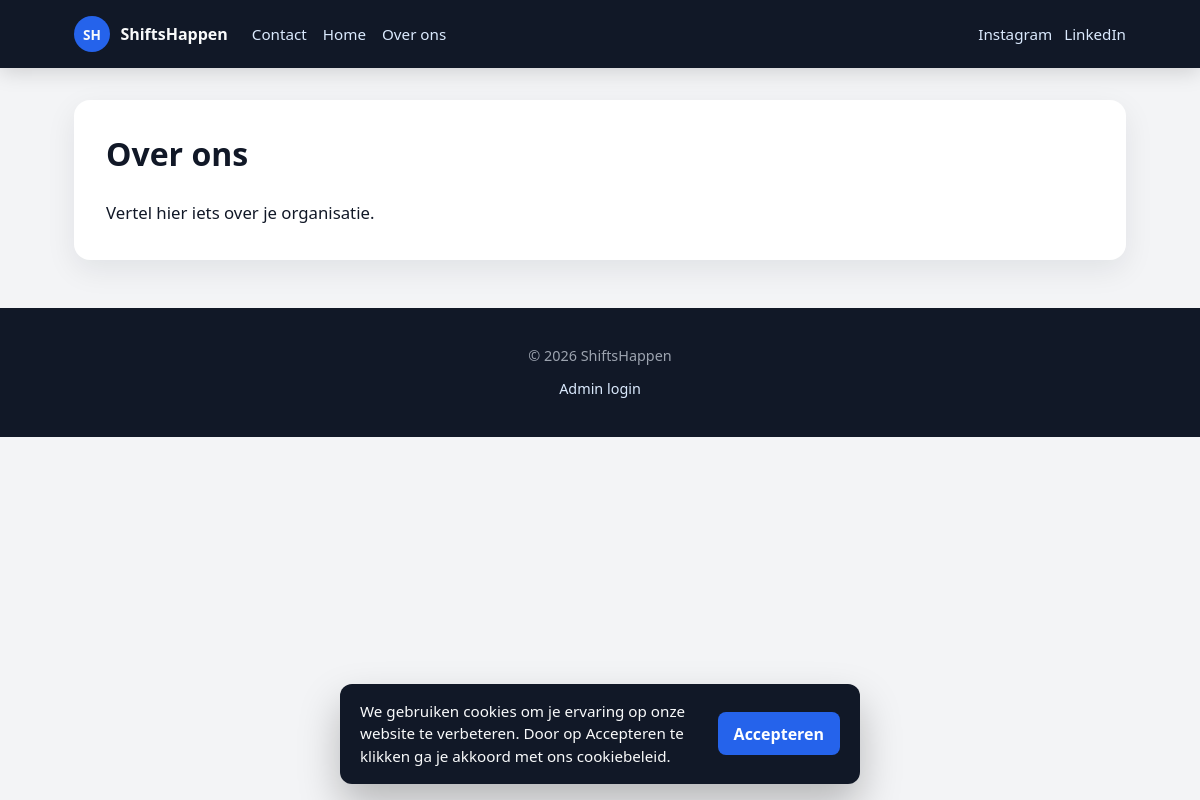
Screenshot of /views/pages.php?slug=over-ons with the database file from the repository.
### tables this page shows
CREATE TABLE IF NOT EXISTS `paginas` (
  `id` INT UNSIGNED NOT NULL AUTO_INCREMENT,
  `titel` VARCHAR(200) NOT NULL,
  `slug` VARCHAR(200) NOT NULL,
  `inhoud` TEXT NOT NULL,
  `heeft_contactformulier` TINYINT(1) NOT NULL DEFAULT 0,
  `body_bg` VARCHAR(20) DEFAULT NULL,
  `page_bg` VARCHAR(20) DEFAULT NULL,
  `page_text_color` VARCHAR(20) DEFAULT NULL,
  `footer_bg` VARCHAR(20) DEFAULT NULL,
  `footer_text` VARCHAR(20) DEFAULT NULL,
  `created_at` TIMESTAMP NOT NULL DEFAULT CURRENT_TIMESTAMP,
  `updated_at` TIMESTAMP NOT NULL DEFAULT CURRENT_TIMESTAMP ON UPDATE CURRENT_TIMESTAMP,
  PRIMARY KEY (`id`),
  UNIQUE KEY `slug` (`slug`)
);

CREATE TABLE IF NOT EXISTS `socials` (
  `id` INT UNSIGNED NOT NULL AUTO_INCREMENT,
  `platform` VARCHAR(100) NOT NULL,
  `url` VARCHAR(500) NOT NULL,
  `volgorde` INT NOT NULL DEFAULT 0,
  PRIMARY KEY (`id`)
);

CREATE TABLE IF NOT EXISTS `site_settings` (
  `id` TINYINT UNSIGNED NOT NULL DEFAULT 1,
  `header_bg` VARCHAR(20) NOT NULL DEFAULT '#111827',
  `header_text` VARCHAR(20) NOT NULL DEFAULT '#f9fafb',
  `header_link` VARCHAR(20) NOT NULL DEFAULT '#dbeafe',
  `body_bg` VARCHAR(20) NOT NULL DEFAULT '#f3f4f6',
  `page_bg` VARCHAR(20) NOT NULL DEFAULT '#ffffff',
  `accent_color` VARCHAR(20) NOT NULL DEFAULT '#2563eb',
  `footer_bg` VARCHAR(20) NOT NULL DEFAULT '#111827',
  `footer_text` VARCHAR(20) NOT NULL DEFAULT '#9ca3af',
  `cookie_enabled` TINYINT(1) NOT NULL DEFAULT 1,
  `cookie_tekst` TEXT NOT NULL,
  `cookie_button_text` VARCHAR(100) NOT NULL DEFAULT 'Accepteren',
  `cookie_bg` VARCHAR(20) NOT NULL DEFAULT '#111827',
  `cookie_text_color` VARCHAR(20) NOT NULL DEFAULT '#f9fafb',
  `cookie_button_bg` VARCHAR(20) NOT NULL DEFAULT '#2563eb',
  `cookie_button_text_color` VARCHAR(20) NOT NULL DEFAULT '#ffffff',
  PRIMARY KEY (`id`)
);

### core/config.php (called while the page is built, shortened)
<?php
function url(string $path = ''): string
{
    return BASE_PATH . '/' . ltrim($path, '/');
}
function asset(string $path): string
{
    return url('assets/' . ltrim($path, '/'));
}
function view(string $path): string
{
    return url('views/' . ltrim($path, '/'));
}

### core/db_connect.php (called while the page is built, shortened)
<?php
require_once __DIR__ . '/config.php';
function testInput(string $data): string
{
    $data = trim($data);
    $data = stripslashes($data);
    return htmlspecialchars($data, ENT_QUOTES, 'UTF-8');
}

### core/site_settings.php (called while the page is built, shortened)
<?php
function defaultSiteSettings(): array
{
    return [
        'id' => 1,
        'header_bg' => '#111827',
        'header_text' => '#f9fafb',
        'header_link' => '#dbeafe',
        'body_bg' => '#f3f4f6',
        'page_bg' => '#ffffff',
        'accent_color' => '#2563eb',
        'footer_bg' => '#111827',
        'footer_text' => '#9ca3af',
        'cookie_enabled' => 1,
        'cookie_tekst' => 'We gebruiken cookies om je ervaring op onze website te verbeteren. Door op Accepteren te klikken ga je akkoord met ons cookiebeleid.',
        'cookie_button_text' => 'Accepteren',
        'cookie_bg' => '#111827',
        'cookie_text_color' => '#f9fafb',
        'cookie_button_bg' => '#2563eb',
        'cookie_button_text_color' => '#ffffff',
    ];
}
function getSiteSettings(mysqli $con): array
{
    $result = $con->query('SELECT * FROM site_settings WHERE id = 1');
    if ($result && $row = $result->fetch_assoc()) {
        return array_merge(defaultSiteSettings(), $row);
    }
    return defaultSiteSettings();
}

### views/pages.php (the view, shortened to what this page needs)
<?php
require_once __DIR__ . '/../core/db_connect.php';
require_once __DIR__ . '/../core/page_grid.php';
$paginaGrid = [];
$slug = trim($_GET['slug'] ?? '');
$pageId = (int) ($_GET['id'] ?? 0);
if ($slug !== '') {
    $stmt = $con->prepare(
        'SELECT id, titel, slug, inhoud, heeft_contactformulier, body_bg, page_bg, page_text_color, footer_bg, footer_text
         FROM paginas WHERE slug = ?'
    );
    $stmt->bind_param('s', $slug);
} elseif ($pageId > 0) {
    $stmt = $con->prepare(
        'SELECT id, titel, slug, inhoud, heeft_contactformulier, body_bg, page_bg, page_text_color, footer_bg, footer_text
         FROM paginas WHERE id = ?'
    );
    $stmt->bind_param('i', $pageId);
}
$stmt->execute();
$result = $stmt->get_result();
$page = $result->fetch_assoc();
if ($page) {
    $paginaGrid = getPageGridRows($con, (int) $page['id']);
}
include __DIR__ . '/../core/header.php';
?>
<?php if (!$page): ?>
    <div class="page-error">
        <h1>Pagina niet gevonden</h1>
        <p>Deze pagina bestaat niet (meer).</p>
        <p><a href="<?= view('pages.php') ?>?slug=home">Terug naar home</a></p>
    </div>
<?php else: ?>
    <div class="page-container">
        <h1 class="page-title" style="color: var(--page-text-color);"><?= testInput($page['titel']) ?></h1>
        <?php if (!empty($paginaGrid)): ?>
            <?php foreach ($paginaGrid as $gridRow): ?>
                <?php
                $columnType = (int) $gridRow['columnType'];
                $columnAmount = gridColumnCount($columnType);
                $rowLayout = normalizeRowLayout($gridRow);
                $flushRow = !empty($rowLayout['flush_columns']) || (int) $rowLayout['column_gap'] === 0;
                $gridClass = rowGridClass($columnType, $gridRow);
                $wrapperStyle = buildRowWrapperStyle($gridRow);
                $gridStyle = buildRowGridStyle($gridRow, $gridRow['columns'], $columnAmount);
                ?>
                <div class="rowContainer">
                    <div class="row-wrapper" style="<?= $wrapperStyle ?>">
                        <div class="<?= $gridClass ?>" style="<?= $gridStyle ?>">
                            <?php for ($columnID = 1; $columnID <= $columnAmount; $columnID++): ?>
                                <?php
                                $column = $gridRow['columns'][$columnID] ?? null;
                                if (!$column) {
                                    continue;
                                }
                                $newOpacity = max(0, min(1, ((int) ($column['opacity'] ?? 10)) / 10));
                                $isImage = (int) ($column['foto'] ?? 0) === 1;
                                $textClasses = 'home-text';
                                if ((int) ($column['italic'] ?? 0) === 1) {
                                    $textClasses .= ' italic';
                                }
                                if ((int) ($column['bold'] ?? 0) === 1) {
                                    $textClasses .= ' bold';
                                }
                                $bgColor = validateHexColor($column['backgroundKleur'] ?? '#f9fafb', '#f9fafb');
                                $columnStyle = buildColumnStyle($column, $isImage, $flushRow);
                                $imageClass = $flushRow ? 'grid-image grid-image--flush' : 'grid-image';
                                ?>
                                <div class="grid-cell" style="<?= $columnStyle ?>">
                                    <?php if ($isImage): ?>
                                        <?php if (!empty($column['informatie'])): ?>
                                            <div class="<?= $imageClass ?>">
                                                <img class="team-image"
                                                    src="<?= asset('img/fotos/' . rawurlencode($column['informatie'])) ?>"
                                                    style="opacity: <?= $newOpacity ?>;"
                                                    alt="Afbeelding">
                                            </div>
                                        <?php endif; ?>
                                    <?php else: ?>
                                        <div class="content-column" style="background-color: <?= testInput($bgColor) ?>; width: 100%;">
                                            <p class="<?= $textClasses ?>"
                                                style="opacity: <?= $newOpacity ?>; color: <?= testInput($column['kleur'] ?? '#111827') ?>;">
                                                <?= nl2br(testInput($column['informatie'] ?? '')) ?>
                                            </p>
                                        </div>
                                    <?php endif; ?>
                                </div>
                            <?php endfor; ?>
                        </div>
                    </div>
                </div>
            <?php endforeach; ?>
        <?php else: ?>
            <div class="page-content">
                <?= nl2br(testInput($page['inhoud'])) ?>
            </div>
        <?php endif; ?>
    </div>
<?php endif; ?>
<?php include __DIR__ . '/../core/footer.php'; ?>

### core/header.php (shortened to what this page needs)
<?php
require_once __DIR__ . '/db_connect.php';
require_once __DIR__ . '/site_settings.php';
$siteSettings = getSiteSettings($con);
$navPages = $con->query('SELECT id, titel, slug FROM paginas ORDER BY titel ASC');
$socialLinks = $con->query('SELECT platform, url FROM socials ORDER BY volgorde ASC, platform ASC');
?>
<!DOCTYPE html>
<html lang="nl">
<head>
    <link rel="stylesheet" href="<?= asset('css/style.css') ?>">
    <link rel="stylesheet" href="<?= asset('css/public.css') ?>">
</head>
<body class="public-body">
    <header class="site-header">
        <div class="site-header__inner">
            <a class="site-logo" href="<?= view('pages.php') ?>?slug=home">
                <span class="site-logo__mark">SH</span>
                <span class="site-logo__text">ShiftsHappen</span>
            </a>
            <nav class="site-nav">
                <?php if ($navPages): ?>
                    <?php while ($navPage = $navPages->fetch_assoc()): ?>
                        <a href="<?= view('pages.php') ?>?slug=<?= urlencode($navPage['slug']) ?>">
                            <?= testInput($navPage['titel']) ?>
                        </a>
                    <?php endwhile; ?>
                <?php endif; ?>
            </nav>
            <?php if ($socialLinks && $socialLinks->num_rows > 0): ?>
                <div class="site-socials">
                    <?php while ($social = $socialLinks->fetch_assoc()): ?>
                        <a href="<?= testInput($social['url']) ?>" target="_blank" rel="noopener noreferrer">
                            <?= testInput($social['platform']) ?>
                        </a>
                    <?php endwhile; ?>
                </div>
            <?php endif; ?>
        </div>
    </header>
    <main class="site-main">

### core/footer.php (shortened to what this page needs)
    </main>
    <footer class="site-footer">
        <p>&copy; <?= date('Y') ?> ShiftsHappen</p>
        <p><a href="<?= view('login.php') ?>">Admin login</a></p>
    </footer>
    <?php if (!empty($siteSettings['cookie_enabled'])): ?>
        <div id="cookie-banner" class="cookie-banner" hidden
            style="background: <?= testInput($siteSettings['cookie_bg']) ?>; color: <?= testInput($siteSettings['cookie_text_color']) ?>;">
            <p class="cookie-banner__text"><?= testInput($siteSettings['cookie_tekst']) ?></p>
            <button type="button" data-cookie-accept
                style="background: <?= testInput($siteSettings['cookie_button_bg']) ?>; color: <?= testInput($siteSettings['cookie_button_text_color']) ?>;">
                <?= testInput($siteSettings['cookie_button_text']) ?>
            </button>
        </div>
    <?php endif; ?>
</body>
</html>

### assets/css/style.css (style rules this page uses)
*, *::before, *::after { box-sizing: border-box; }
body { margin: 0; font-family: "Segoe UI", Tahoma, Geneva, Verdana, sans-serif; background: linear-gradient(135deg, #1f2937 0%, #111827 100%); color: #f9fafb; min-height: 100vh; }
.inputField input[type="submit"], button { background: #2563eb; color: #ffffff; border: none; border-radius: 8px; padding: 0.75rem 1rem; font: inherit; font-weight: 600; cursor: pointer; }

### assets/css/public.css (style rules this page uses)
.public-body { background: var(--body-bg, #f3f4f6); color: #111827; min-height: 100vh; }
.site-header { background: var(--header-bg, #111827); color: var(--header-text, #f9fafb); box-shadow: 0 4px 20px rgba(0, 0, 0, 0.15); }
.site-header__inner { max-width: 1100px; margin: 0 auto; padding: 1rem 1.5rem; display: flex; flex-wrap: wrap; align-items: center; gap: 1rem 1.5rem; }
.site-logo { display: inline-flex; align-items: center; gap: 0.65rem; color: inherit; text-decoration: none; font-weight: 700; }
.site-logo__mark { display: inline-flex; align-items: center; justify-content: center; width: 2.25rem; height: 2.25rem; border-radius: 999px; background: var(--accent-color, #2563eb); font-size: 0.85rem; }
.site-nav { display: flex; flex-wrap: wrap; gap: 0.75rem 1rem; flex: 1; }
.site-nav a, .site-socials a { color: var(--header-link, #dbeafe); text-decoration: none; font-size: 0.95rem; }
.site-socials { display: flex; flex-wrap: wrap; gap: 0.75rem; }
.site-main { max-width: 1100px; margin: 0 auto; padding: 2rem 1.5rem 3rem; }
.site-footer { background: var(--footer-bg, #111827); color: var(--footer-text, #9ca3af); text-align: center; padding: 1.5rem; font-size: 0.9rem; }
.site-footer a { color: #dbeafe; text-decoration: none; }
.page-container { background: var(--page-bg, #ffffff); border-radius: 16px; padding: 2rem; box-shadow: 0 10px 30px rgba(17, 24, 39, 0.08); }
.page-title { margin: 0 0 1.5rem; font-size: 2rem; }
.page-content { line-height: 1.7; font-size: 1.05rem; }
.cookie-banner { position: fixed; bottom: 1rem; left: 1rem; right: 1rem; max-width: 520px; margin: 0 auto; padding: 1rem 1.25rem; border-radius: 12px; box-shadow: 0 20px 40px rgba(0, 0, 0, 0.25); display: flex; flex-wrap: wrap; align-items: center; gap: 1rem; z-index: 1000; }
.cookie-banner__text { flex: 1; margin: 0; font-size: 0.95rem; line-height: 1.5; }
.cookie-banner button { border: none; border-radius: 8px; padding: 0.65rem 1rem; font-weight: 600; cursor: pointer; }

### rows the page displays
paginas: titel "Contact"
paginas: titel "Home"
paginas: titel "Over ons", inhoud "Vertel hier iets over je organisatie."
socials: platform "Instagram"
socials: platform "LinkedIn"
site_settings: cookie_tekst "We gebruiken cookies om je ervaring op onze website te verbeteren. Door op Accepteren te klikken ga je akkoord met ons cookiebeleid.", cookie_button_text "Accepteren"
